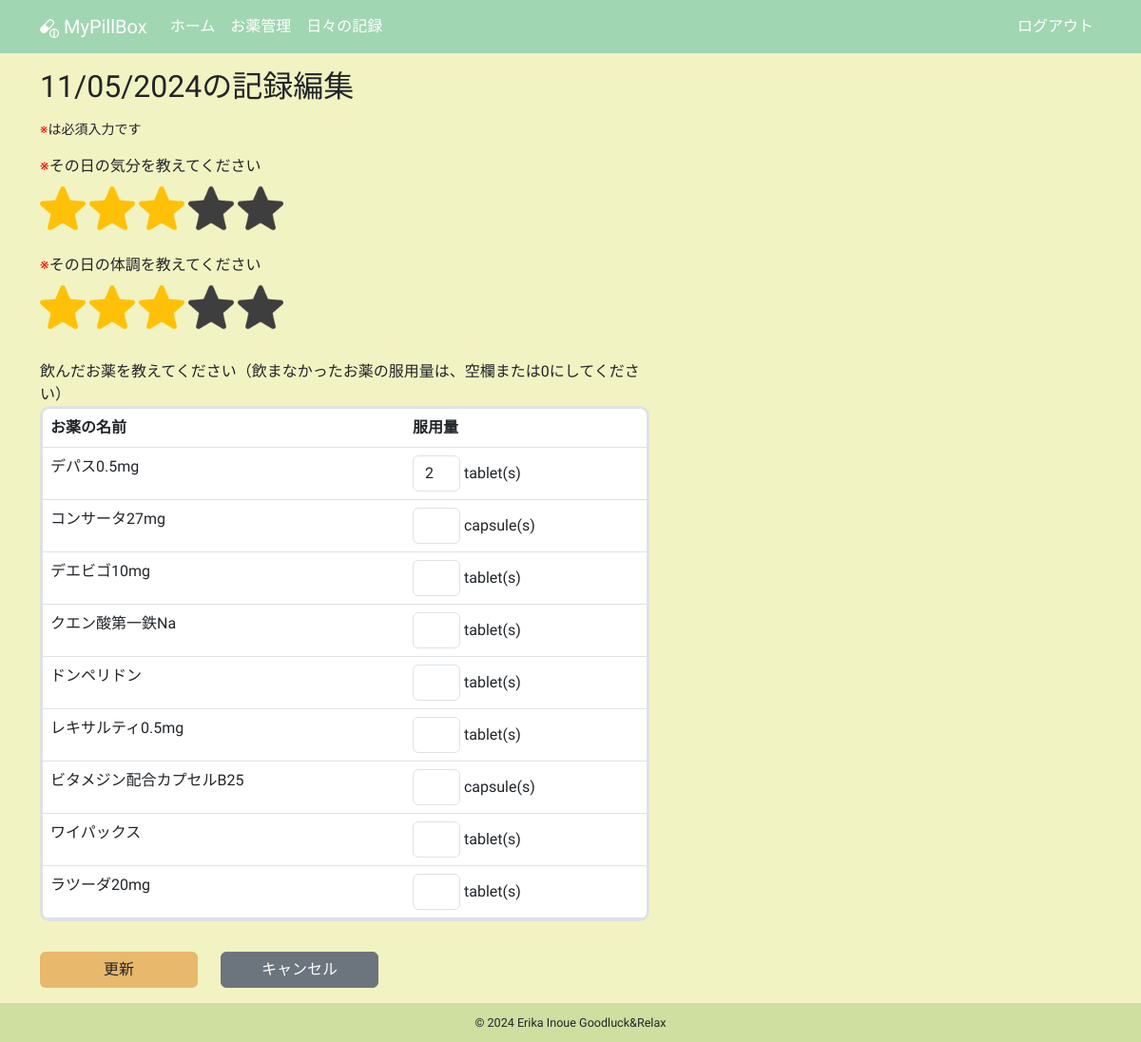
Screenshot of /logs/1/edit (signed in) with the database file from the repository.
### app/models.py (models this page shows, shortened)
class DailyLog(db.Model):
    __tablename__ = "daily_logs"
    id: so.Mapped[int] = so.mapped_column(primary_key=True)
    date: so.Mapped[datetime.date] = so.mapped_column(sa.Date)
    mood: so.Mapped[int]
    condition: so.Mapped[int]
    user_id: so.Mapped[int] = so.mapped_column(sa.ForeignKey(User.id))
    user: so.Mapped[User] = so.relationship(back_populates="daily_logs")
    daily_log_details: so.Mapped[list["DailyLogDetail"]] = so.relationship(
        cascade="all, delete-orphan", back_populates="daily_log"
    )

class DailyLogDetail(db.Model):
    __tablename__ = "daily_log_details"
    id: so.Mapped[int] = so.mapped_column(primary_key=True)
    dose: so.Mapped[float]
    medicine_id: so.Mapped[int] = so.mapped_column(sa.ForeignKey(Medicine.id))
    daily_log_id: so.Mapped[int] = so.mapped_column(sa.ForeignKey(DailyLog.id))
    medicine: so.Mapped[Medicine] = so.relationship(back_populates="daily_log_details")
    daily_log: so.Mapped[DailyLog] = so.relationship(back_populates="daily_log_details")
    __table_args__ = (
        sa.UniqueConstraint(
            "medicine_id", "daily_log_id", name="uq_medicine_daily_log"
        ),
    )

class Medicine(db.Model):
    __tablename__ = "medicines"
    id: so.Mapped[int] = so.mapped_column(primary_key=True)
    name: so.Mapped[str] = so.mapped_column(sa.String(100))
    taking_start_date: so.Mapped[datetime.date] = so.mapped_column(sa.Date)
    dose_per_day: so.Mapped[Optional[float]]
    taking_timing: so.Mapped[Optional[str]] = so.mapped_column(sa.String(100))
    memo: so.Mapped[Optional[str]] = so.mapped_column(sa.Text)
    rating: so.Mapped[Optional[int]] = so.mapped_column(default=0)
    is_active: so.Mapped[bool] = so.mapped_column(sa.Boolean)
    taking_unit: so.Mapped[str] = so.mapped_column(sa.String(10))
    user_id: so.Mapped[int] = so.mapped_column(sa.ForeignKey(User.id))
    user: so.Mapped[User] = so.relationship(back_populates="medicines")
    daily_log_details: so.Mapped[list["DailyLogDetail"]] = so.relationship(
        cascade="all, delete-orphan", back_populates="medicine"
    )

### app/logs/routes.py (the view)
@bp.route("/<int:daily_log_id>/edit", methods=["GET", "POST"])
@login_required
def edit(daily_log_id):
    title = _("日々の記録編集")
    daily_log = db.session.get(DailyLog, daily_log_id)
    if daily_log is None or daily_log.user_id != current_user.id:
        abort(404)
    form = EditDailyLogForm()
    active_query = (
        sa.select(Medicine)
        .where(
            Medicine.user == current_user,
            Medicine.is_active == True,
            Medicine.taking_start_date
            <= daily_log.date,  # DailyLogのdate以前に服用開始されたもの
        )
        .order_by(Medicine.id)
    )
    active_medicines = db.session.scalars(active_query).all()
    medicines_to_add = []
    for medicine in active_medicines:
        if not any(
            detail.medicine_id == medicine.id for detail in daily_log.daily_log_details
        ):
            medicines_to_add.append(medicine)
    locale = g.locale
    formatted_units_for_log = {
        detail.id: format_unit(detail.medicine.taking_unit, locale)
        for detail in daily_log.daily_log_details
    }
    if medicines_to_add:
        formatted_units_for_meds = {
            med.id: format_unit(med.taking_unit, locale) for med in medicines_to_add
        }
    else:
        formatted_units_for_meds = {}
    if form.validate_on_submit():
        daily_log.mood = form.mood.data
        daily_log.condition = form.condition.data
        for idx, detail in enumerate(daily_log.daily_log_details):
            detail.dose = form.daily_log_details[idx].dose.data or 0
        if medicines_to_add:
            for idx, medicine in enumerate(medicines_to_add):
                new_detail = DailyLogDetail(
                    dose=form.added_meds_details[idx].dose.data or 0,
                    medicine=medicine,
                    daily_log=daily_log,
                )
                db.session.add(new_detail)
        db.session.commit()
        if locale == "ja":
            formatted_date = daily_log.date.strftime("%Y/%m/%d")
        else:
            formatted_date = daily_log.date.strftime("%m/%d/%Y")
        flash(_("%(date)sの記録を更新しました", date=formatted_date))
        return redirect(url_for("logs.list"))
    elif request.method == "GET":
        form.mood.data = daily_log.mood
        form.condition.data = daily_log.condition
        for detail in daily_log.daily_log_details:
            detail_entry = form.daily_log_details.append_entry()
            detail_entry.dose.data = (
                int(detail.dose) if detail.dose.is_integer() else detail.dose
            )
        if medicines_to_add:
            for medicine in medicines_to_add:
                detail_entry = form.added_meds_details.append_entry({"dose": None})
    return render_template(
        "logs/edit.html",
        daily_log=daily_log,
        medicines=medicines_to_add,
        log_unit_labels=formatted_units_for_log,
        meds_unit_labels=formatted_units_for_meds,
        form=form,
        title=title,
    )

### app/logs/forms.py
class EditDailyLogForm(FlaskForm):
    mood = HiddenField(
        _l("その日の気分を教えてください"),
        validators=[DataRequired(message=_l("気分は必須入力です"))],
    )
    condition = HiddenField(
        _l("その日の体調を教えてください"),
        validators=[DataRequired(message=_l("体調は必須入力です"))],
    )
    daily_log_details = FieldList(FormField(DailyLogDetailForm))
    added_meds_details = FieldList(FormField(DailyLogDetailForm))
    submit = SubmitField(_l("更新"))

class DailyLogDetailForm(Form):
    dose = MyFloatField(_l("服用量"))

### app/__init__.py (called while the page is built)
def get_locale():
    return request.accept_languages.best_match(current_app.config["LANGUAGES"])

### app/helpers.py (called while the page is built)
def format_unit(taking_unit, locale):
    if locale.startswith("en"):
        if taking_unit in ["tablet", "capsule", "packet", "drop"]:
            return f"{taking_unit}(s)"
        return taking_unit  # デフォルトの表示
    return unit_labels.get(taking_unit, taking_unit)  # 日本語版

### app/main/routes.py (called while the page is built)
@bp.before_app_request
def before_request():
    g.locale = str(get_locale())

### app/models.py (called while the page is built)
@login.user_loader
def load_user(id):
    return db.session.get(User, int(id))

### app/templates/logs/edit.html (shortened to what this page needs)
{% extends "base.html" %}
{% block content %}
  <h2 class="mb-3">{{ moment(daily_log.date).format("L") }}{{ _("の記録編集") }}</h2>
  <small class="d-block mb-3"><span class="red">※</span>{{ _("は必須入力です") }}</small>
  <form action="" method="post" novalidate>
    <div class="row">
      <div class="col-12 col-lg-7 mb-3">
        <span class="red">※</span>{{ form.mood.label }}
        <br>
        {% for i in range(1, 6) %}
          {% if form.mood.data|int >= i %}
            <img src="{{ url_for('static', filename='images/star_on.png') }}"
                 id="{{ i }}"
                 class="star star-rating mood-star rating-checked my-2"
                 onclick="StarRate(this)"
                 alt="star">
          {% else %}
            <img src="{{ url_for('static', filename='images/star_on.png') }}"
                 id="{{ i }}"
                 class="star star-rating mood-star my-2"
                 onclick="StarRate(this)"
                 alt="star">
          {% endif %}
        {% endfor %}
      </div>
      <div class="col-12 col-lg-7 mb-4">
        <span class="red">※</span>{{ form.condition.label }}
        <br>
        {% for i in range(1, 6) %}
          {% if form.condition.data|int >= i %}
            <img src="{{ url_for('static', filename='images/star_on.png') }}"
                 id="{{ i }}"
                 class="star star-rating condition-star rating-checked my-2"
                 onclick="StarRate(this)"
                 alt="star">
          {% else %}
            <img src="{{ url_for('static', filename='images/star_on.png') }}"
                 id="{{ i }}"
                 class="star star-rating condition-star my-2"
                 onclick="StarRate(this)"
                 alt="star">
          {% endif %}
        {% endfor %}
      </div>
      <div class="col-12 col-lg-7 mb-3">
        <p class="mb-0">{{ _("飲んだお薬を教えてください（飲まなかったお薬の服用量は、空欄または0にしてください）") }}</p>
        <table class="table table-hover table-input">
          <thead>
            <tr>
              <th>{{ _("お薬の名前") }}</th>
              <th>{{ _("服用量") }}</th>
            </tr>
          </thead>
          <tbody>
            {% for detail in daily_log.daily_log_details %}
              <tr>
                <td style="width: 60%;">{{ detail.medicine.name }}</td>
                <td style="width: 40%;">
                  {{ form.daily_log_details[loop.index0].dose(class="form-control d-inline-block" + (" is-invalid dose-is-invalid" if form.daily_log_details[loop.index0].errors else "") , style="width: 50px;" ) }} {{ log_unit_labels[detail.id] }}
                </td>
              </tr>
            {% endfor %}
            {% if medicines %}
              {% for medicine in medicines %}
                <tr>
                  <td style="width: 60%;">{{ medicine.name }}</td>
                  <td style="width: 40%;">
                    {{ form.added_meds_details[loop.index0].dose(class="form-control d-inline-block" + (" is-invalid dose-is-invalid" if form.added_meds_details[loop.index0].errors else "") , style="width: 50px;" ) }} {{ meds_unit_labels[medicine.id] }}
                  </td>
                </tr>
              {% endfor %}
            {% endif %}
          </tbody>
        </table>
      </div>
    </div>
    <div class="row mb-3">
      <div class="col-5 col-lg-2">{{ form.submit(class="btn btn-custom w-100") }}</div>
      <div class="col-5 col-lg-2">
        <a href="{{ url_for('logs.list') }}" class="btn btn-secondary w-100">{{ _("キャンセル") }}</a>
      </div>
    </div>
  </form>
{% endblock content %}

### app/static/css/base.css (style rules this page uses)
html, body { height: 100%; }
body { background-color: #F1F3C2; font-family: "Zen Maru Gothic", sans-serif; font-weight: 500; font-style: normal; display: flex; flex-direction: column; }
.btn-custom { background-color: #E8B86D; font-weight: 500; }
.red { color: red; }
.star-rating { width: 3em; height: 3em; filter: invert(99%) sepia(1%) saturate(0%) hue-rotate(161deg) brightness(101%) contrast(104%); cursor: pointer; }
.rating-checked { filter: none!important; }
.table { border-collapse: separate; border-spacing: 0; border-radius: 10px; overflow: hidden; }
.table-input { border: 3px #dee2e6 solid }

### rows the page displays
DailyLog: date "11/05/2024"
DailyLogDetail: medicine.name "デパス0.5mg", daily_log_details "2", log_unit_labels "tablet(s)"
Medicine: name "コンサータ27mg", meds_unit_labels "capsule(s)"
Medicine: name "デエビゴ10mg", meds_unit_labels "tablet(s)"
Medicine: name "クエン酸第一鉄Na", meds_unit_labels "tablet(s)"
Medicine: name "ドンペリドン", meds_unit_labels "tablet(s)"
Medicine: name "レキサルティ0.5mg", meds_unit_labels "tablet(s)"
Medicine: name "ビタメジン配合カプセルB25", meds_unit_labels "capsule(s)"
Medicine: name "ワイパックス", meds_unit_labels "tablet(s)"
Medicine: name "ラツーダ20mg", meds_unit_labels "tablet(s)"
